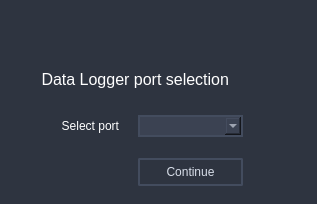
<?xml version="1.0" encoding="UTF-8"?>
<ui version="4.0">
 <class>portSelect</class>
 <widget class="QMainWindow" name="portSelect">
  <property name="geometry">
   <rect>
    <x>0</x>
    <y>0</y>
    <width>317</width>
    <height>204</height>
   </rect>
  </property>
  <property name="windowTitle">
   <string>MainWindow</string>
  </property>
  <property name="styleSheet">
   <string notr="true">background-color: rgb(34, 34, 60);</string>
  </property>
  <widget class="QWidget" name="centralwidget">
   <property name="styleSheet">
    <string notr="true">QWidget{
	color:rgb(46,52,64);
	background-color: rgb(46,52,64);
}

QLabel{
	color: rgb(216,222,233);
}</string>
   </property>
   <layout class="QGridLayout" name="gridLayout">
    <item row="2" column="1" colspan="2">
     <widget class="QLabel" name="label_dev_port">
      <property name="styleSheet">
       <string notr="true">color: rgb(255, 255, 255);
padding:10px;</string>
      </property>
      <property name="text">
       <string>Select port</string>
      </property>
      <property name="alignment">
       <set>Qt::AlignRight|Qt::AlignTrailing|Qt::AlignVCenter</set>
      </property>
     </widget>
    </item>
    <item row="2" column="6">
     <spacer name="horizontalSpacer">
      <property name="orientation">
       <enum>Qt::Horizontal</enum>
      </property>
      <property name="sizeHint" stdset="0">
       <size>
        <width>40</width>
        <height>20</height>
       </size>
      </property>
     </spacer>
    </item>
    <item row="0" column="1" colspan="2">
     <spacer name="verticalSpacer_2">
      <property name="orientation">
       <enum>Qt::Vertical</enum>
      </property>
      <property name="sizeHint" stdset="0">
       <size>
        <width>20</width>
        <height>40</height>
       </size>
      </property>
     </spacer>
    </item>
    <item row="2" column="3" colspan="2">
     <widget class="QComboBox" name="comboBox_port_sel">
      <property name="styleSheet">
       <string notr="true">QComboBox{
	color: rgb(216,222,233);
	background-color: rgb(59,66,82);
	border: 2px solid;
	border-color: rgb(67,76,94);
	padding: 1px 18px 1px 3px;
}

QComboBox QAbstractItemView {
    border: 2px solid rgb(76,86,106);
    selection-background-color: rgb(59,66,82);
	color:rgb(216,222,233);
	padding: 1px 2px 1px 2px;
}</string>
      </property>
     </widget>
    </item>
    <item row="5" column="3" colspan="2">
     <widget class="QPushButton" name="button_select_port">
      <property name="styleSheet">
       <string notr="true">QPushButton{
	color: rgb(216,222,233);
	border-radius: 2px;
	border: 2px;
	border: 2px solid;
	border-color: rgb(67,76,94);
	padding: 5px;
}

QPushButton:hover{
	color: rgb(229,233,244);
	background-color: rgb(76,86,106);
	border-radius: 2px;
	border: 2px;
	border: 2px solid;
	border-color: rgb(67,76,94);
	padding: 5px;
}

QPushButton:pressed{
	color: rgb(229,233,244);
	background-color:rgb(67,76,94);
	border-radius: 2px;
	border: 2px;
	border: 2px solid;
	border-color: rgb(67,76,94);
	padding: 5px;
}</string>
      </property>
      <property name="text">
       <string>Continue</string>
      </property>
     </widget>
    </item>
    <item row="1" column="1" colspan="4">
     <widget class="QLabel" name="label_port_sel_stat">
      <property name="font">
       <font>
        <family>Arial</family>
        <pointsize>12</pointsize>
        <weight>50</weight>
        <bold>false</bold>
       </font>
      </property>
      <property name="styleSheet">
       <string notr="true">color: rgb(255, 255, 255);
padding: 10px;</string>
      </property>
      <property name="text">
       <string>Data Logger port selection</string>
      </property>
      <property name="alignment">
       <set>Qt::AlignBottom|Qt::AlignRight|Qt::AlignTrailing</set>
      </property>
     </widget>
    </item>
    <item row="2" column="0">
     <spacer name="horizontalSpacer_2">
      <property name="orientation">
       <enum>Qt::Horizontal</enum>
      </property>
      <property name="sizeHint" stdset="0">
       <size>
        <width>40</width>
        <height>20</height>
       </size>
      </property>
     </spacer>
    </item>
    <item row="5" column="1">
     <spacer name="verticalSpacer">
      <property name="orientation">
       <enum>Qt::Vertical</enum>
      </property>
      <property name="sizeHint" stdset="0">
       <size>
        <width>20</width>
        <height>40</height>
       </size>
      </property>
     </spacer>
    </item>
    <item row="2" column="5">
     <widget class="QPushButton" name="button_rescan">
      <property name="sizePolicy">
       <sizepolicy hsizetype="Fixed" vsizetype="Fixed">
        <horstretch>0</horstretch>
        <verstretch>0</verstretch>
       </sizepolicy>
      </property>
      <property name="styleSheet">
       <string notr="true">QPushButton{
	color: rgb(216,222,233);
	border-style:none;
	padding: 4px;
}

QPushButton:hover{
	color: rgb(229,233,244);
	background-color: rgb(76,86,106);
	padding: 4px;
}

QPushButton:pressed{
	color: rgb(229,233,244);
	background-color:rgb(67,76,94);
	padding: 4px;
}</string>
      </property>
      <property name="text">
       <string/>
      </property>
      <property name="icon">
       <iconset>
        <normaloff>img/reload.png</normaloff>img/reload.png</iconset>
      </property>
     </widget>
    </item>
   </layout>
  </widget>
 </widget>
 <resources/>
 <connections/>
</ui>
